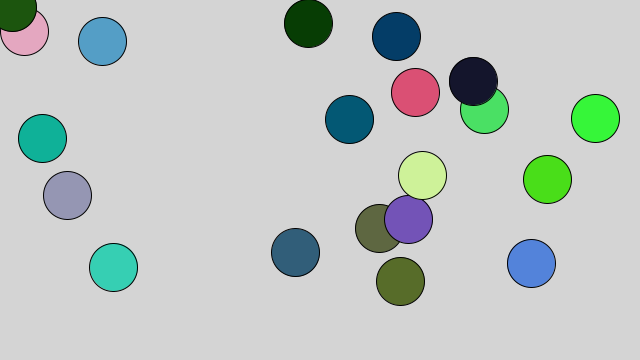
Frame 1 (no input)
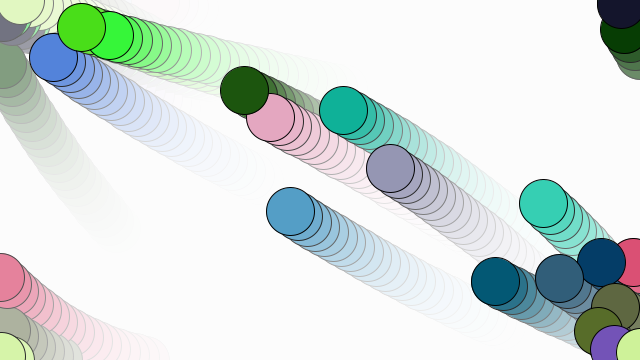
Frame 60 (the mouse pressed at the canvas centre just before this capture)
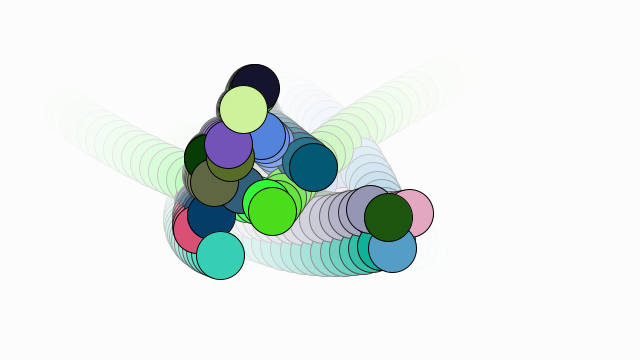
Frame 120 (the mouse held since frame 60 and released just before this capture)

The Processing sketch that drew these frames (run headless with seeded random() and noise(); from frame 60 on, the mouse is pressed at the canvas centre):

// Processing sketch: example2_3
// ── example2_3.pde
//Reference: The Nature of Code by Daniel Shiffman

//call 20 movers
Mover[] movers = new Mover[20];

void setup() {
  size(640, 360);
  //instantiate 20 movers
  for (int i = 0; i < movers.length; i++) {
    movers[i] = new Mover();
  }
}

void draw() {
  //background(255);
  noStroke();
  fill(255, 40);
  rect(0, 0, width, height);
  for (int i = 0; i < movers.length; i++) {
    movers[i].update();
    movers[i].checkEdges();
    movers[i].display();
  }
}

// ── Mover.pde
class Mover {

  PVector location;
  PVector velocity;
  PVector acceleration;
  float topspeed;
  float colR, colG, colB;
  
  Mover() {
    location = new PVector(random(width), random(height));
    velocity = new PVector(random(-2, 2), random(-2, 2));
    topspeed = 10;
    //randomizing color
    colR=random(255);
    colG=random(255);
    colB=random(255);
  }

  void update() {
    PVector mouse = new PVector(mouseX, mouseY);
    PVector dir = PVector.sub(mouse, location);
    
    dir.normalize();
    dir.mult(0.5);
    
    acceleration = dir;

    velocity.add(acceleration);
    velocity.limit(topspeed);
    location.add(velocity);
  }

  void display() {
    stroke(1);
    fill(colR, colG, colB);
    ellipse(location.x, location.y, 48, 48);
  }

  void checkEdges() {
    if (location.x > width) {
      location.x = 0;
    } else if (location.x < 0) {
      location.x = width;
    }
    if (location.y > height) {
      location.y = 0;
    } else if (location.y < 0) {
      location.y = height;
    }
  }
}
